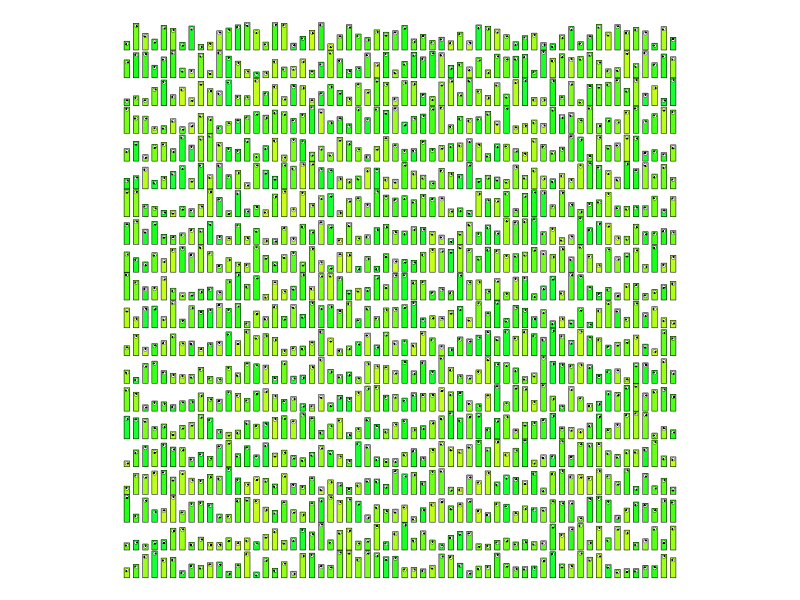
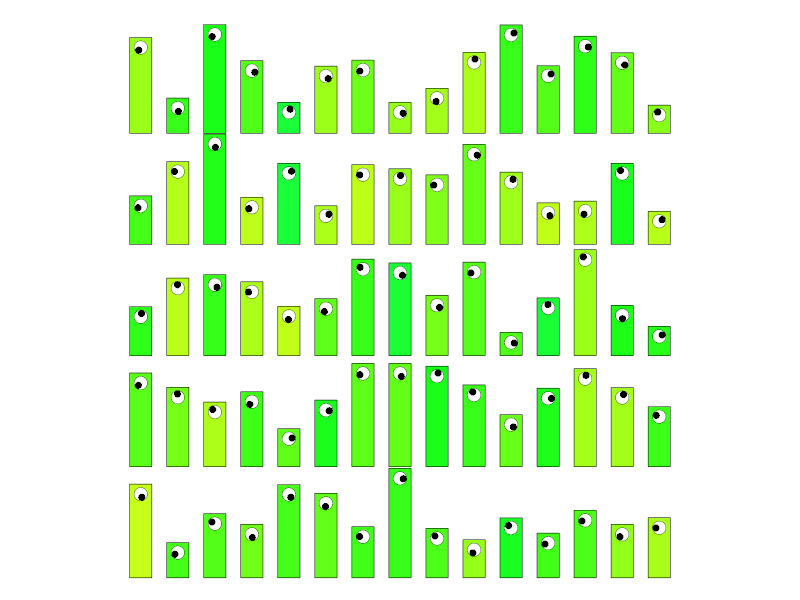

Recreate these plots in R, in order.
## ---- chunk 1
# Draw a bunch of alien worms
NNN = 1200
w = rep(0.2,NNN)
h = sort(runif(NNN,0.2,1))
di = runif(NNN,0,2*pi)
hue = (runif(NNN,0,0.15)+runif(1))%%1

num3 = sample(1:NNN)
h3 = h[num3]
di3 = di[num3]
hu3 = hue[num3]

sol = sample(c("01","10"),1)

if(sol=="10"){
  nums = sample(1:NNN,15*5)
  H = h[nums]
  HUE = hue[nums]
  DI = di[nums]
} else {
  nrh = sample(2:3,1)
  howwrong = sample(1:3,1)
  if(howwrong==1){
    nums = sample(c(sample(1:(NNN%/%2),15*5-nrh),sample((3*NNN%/%4):NNN,nrh)))
    H = h[nums]
    HUE = hue[nums]
    DI = di[nums]
  } else if(howwrong==2) {
    nums = sample(c(sample(1:(NNN%/%4),nrh),sample((NNN%/%2):NNN,15*5-nrh)))
    H = h[nums]
    HUE = hue[nums]
    DI = di[nums]
  } else if(howwrong==3){
    nums = sample((2*NNN%/%5):(3*NNN%/%5),15*5)
    H = h[nums]
    HUE = hue[nums]
    DI = di[nums]
  }
}

if(sol=="01"){
  if(howwrong==2){
    txt = "No, the sample is NOT representative. The heights are almost all tall."
  } else if(howwrong==1) {
    txt = "No, the sample is NOT representative. The heights are almost all short."
  } else if(howwrong==3) {
    txt = "No, the sample is NOT representative. The heights are all middling."
  }
} else {
  txt = "Yes, the sample appears to be representative. There are similar proportions of small and tall in that sample as in the population."
}


## ---- chunk 2
par(pty="s",mar=c(0,0,0,0))
plot(0,0,type="n",xlim=c(0,20),ylim=c(0,20),axes=F,ann=F)
th=seq(0,2*pi,pi/100)
for(i in 1:(NNN/20)){
  for(j in 1:20){
    n = (i-1)*20+j
    polygon(i/3+c(-w[n],-w[n],w[n],w[n])/2-0.5/3,
            j+c(-h3[n],h3[n],h3[n],-h3[n])/2-1+h3[n]/2,
            col=hsv(hu3[n],0.9,1),lwd=0.5)
    polygon(i/3+0.06*cos(th)-0.5/3,
            j+0.06*sin(th)+h3[n]/2-0.09-1+h3[n]/2,
            col="white",lwd=0.3)
    polygon(i/3+0.03*cos(di3[n])+0.03*cos(th)-0.5/3,
            j+0.03*sin(di3[n])+h3[n]/2-0.09+0.03*sin(th)-1+h3[n]/2,
            col="black",lwd=0.3)
  }
}
## ---- chunk 3
par(pty="s",mar=c(0,0,0,0))
plot(0,0,type="n",xlim=c(0,5),ylim=c(0,5),axes=F,ann=F)
th=seq(0,2*pi,pi/100)
for(i in 1:15){
  for(j in 1:5){
    n = (i-1)*5+j
    polygon(i/3+c(-w[n],-w[n],w[n],w[n])/2-0.5/3,
            j+c(-H[n],H[n],H[n],-H[n])/2-1+H[n]/2,
            col=hsv(HUE[n],0.9,1),lwd=0.5)
    polygon(i/3+0.06*cos(th)-0.5/3,
            j+0.06*sin(th)+H[n]/2-0.09-1+H[n]/2,
            col="white",lwd=0.3)
    polygon(i/3+0.03*cos(DI[n])+0.03*cos(th)-0.5/3,
            j+0.03*sin(DI[n])+H[n]/2-0.09+0.03*sin(th)-1+H[n]/2,
            col="black",lwd=0.3)
  }
}
